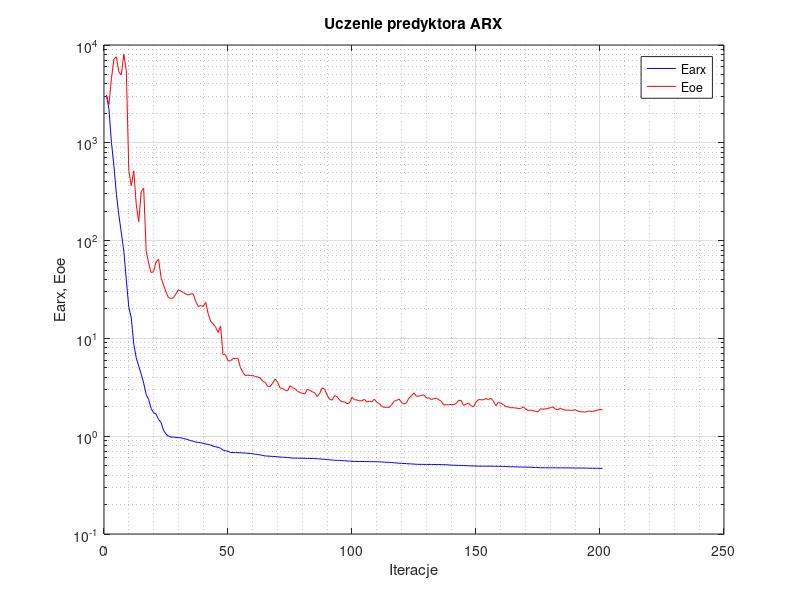
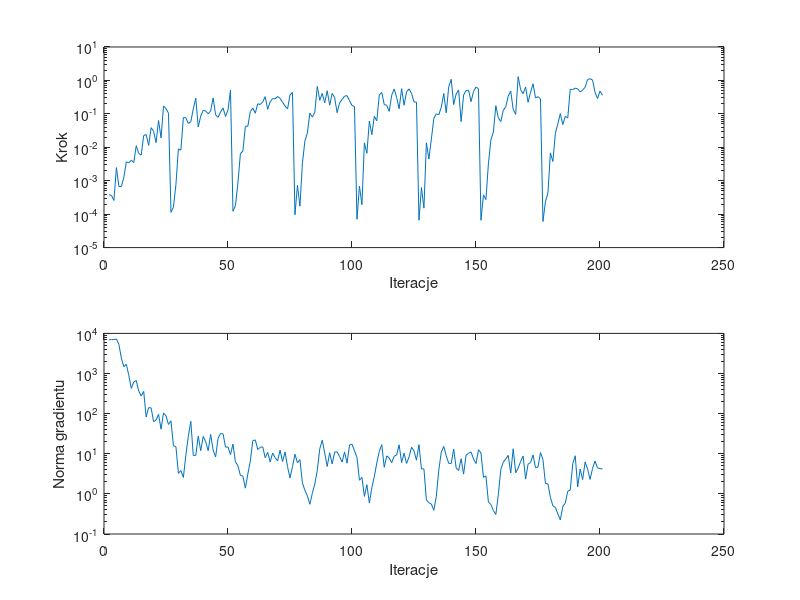

Here is the MATLAB script that generated these plots, in order:
%uczenie predyktora arx
clear all;
n=0; farx(n+1)=3.076908e+003; foe(n+1)=3.019440e+003; wspucz(n+1)=0.000000e+000; ng(n+1)=0.000000e+000;
%odnowa zmiennej metryki
n=1; farx(n+1)=2.205734e+003; foe(n+1)=2.466753e+003; krok(n+1)=3.812868e-004; ng(n+1)=6.908623e+003;
n=2; farx(n+1)=1.008416e+003; foe(n+1)=4.561571e+003; krok(n+1)=3.643336e-004; ng(n+1)=7.050665e+003;
n=3; farx(n+1)=5.800947e+002; foe(n+1)=7.186301e+003; krok(n+1)=2.563847e-004; ng(n+1)=7.009827e+003;
n=4; farx(n+1)=2.981785e+002; foe(n+1)=7.576384e+003; krok(n+1)=2.464960e-003; ng(n+1)=7.251791e+003;
n=5; farx(n+1)=1.812135e+002; foe(n+1)=5.252974e+003; krok(n+1)=6.767654e-004; ng(n+1)=5.322001e+003;
n=6; farx(n+1)=1.194881e+002; foe(n+1)=4.954181e+003; krok(n+1)=6.710424e-004; ng(n+1)=2.422277e+003;
n=7; farx(n+1)=7.757500e+001; foe(n+1)=8.049607e+003; krok(n+1)=1.259664e-003; ng(n+1)=1.477800e+003;
n=8; farx(n+1)=3.970420e+001; foe(n+1)=5.456761e+003; krok(n+1)=3.683227e-003; ng(n+1)=1.693185e+003;
n=9; farx(n+1)=2.082568e+001; foe(n+1)=5.201406e+002; krok(n+1)=3.416397e-003; ng(n+1)=9.003658e+002;
n=10; farx(n+1)=1.623085e+001; foe(n+1)=3.641134e+002; krok(n+1)=4.126056e-003; ng(n+1)=4.260739e+002;
n=11; farx(n+1)=8.733473e+000; foe(n+1)=5.164517e+002; krok(n+1)=3.500453e-003; ng(n+1)=6.138894e+002;
n=12; farx(n+1)=6.343117e+000; foe(n+1)=2.350780e+002; krok(n+1)=1.111520e-002; ng(n+1)=6.687518e+002;
n=13; farx(n+1)=5.208668e+000; foe(n+1)=1.560680e+002; krok(n+1)=6.543079e-003; ng(n+1)=3.653114e+002;
n=14; farx(n+1)=4.320849e+000; foe(n+1)=3.170272e+002; krok(n+1)=5.829556e-003; ng(n+1)=2.755056e+002;
n=15; farx(n+1)=3.496793e+000; foe(n+1)=3.441876e+002; krok(n+1)=2.243330e-002; ng(n+1)=3.593601e+002;
n=16; farx(n+1)=2.671325e+000; foe(n+1)=7.885671e+001; krok(n+1)=2.407667e-002; ng(n+1)=8.289067e+001;
n=17; farx(n+1)=2.372142e+000; foe(n+1)=5.905319e+001; krok(n+1)=1.142218e-002; ng(n+1)=1.410866e+002;
n=18; farx(n+1)=1.920708e+000; foe(n+1)=4.708866e+001; krok(n+1)=3.863769e-002; ng(n+1)=1.390223e+002;
n=19; farx(n+1)=1.737036e+000; foe(n+1)=4.808062e+001; krok(n+1)=2.992730e-002; ng(n+1)=6.256381e+001;
n=20; farx(n+1)=1.686412e+000; foe(n+1)=6.074910e+001; krok(n+1)=1.382426e-002; ng(n+1)=6.936632e+001;
n=21; farx(n+1)=1.484616e+000; foe(n+1)=6.447642e+001; krok(n+1)=6.301521e-002; ng(n+1)=9.580018e+001;
n=22; farx(n+1)=1.385470e+000; foe(n+1)=4.202456e+001; krok(n+1)=1.909176e-002; ng(n+1)=4.101335e+001;
n=23; farx(n+1)=1.148734e+000; foe(n+1)=3.500066e+001; krok(n+1)=1.722157e-001; ng(n+1)=1.042483e+002;
n=24; farx(n+1)=1.052633e+000; foe(n+1)=2.986523e+001; krok(n+1)=1.428513e-001; ng(n+1)=8.862244e+001;
n=25; farx(n+1)=9.965590e-001; foe(n+1)=2.608798e+001; krok(n+1)=1.047220e-001; ng(n+1)=5.376225e+001;
%odnowa zmiennej metryki
n=26; farx(n+1)=9.801173e-001; foe(n+1)=2.568710e+001; krok(n+1)=1.133097e-004; ng(n+1)=6.585128e+001;
n=27; farx(n+1)=9.784890e-001; foe(n+1)=2.596417e+001; krok(n+1)=1.627609e-004; ng(n+1)=1.590475e+001;
n=28; farx(n+1)=9.718887e-001; foe(n+1)=2.848927e+001; krok(n+1)=7.663457e-004; ng(n+1)=1.506603e+001;
n=29; farx(n+1)=9.677551e-001; foe(n+1)=3.125275e+001; krok(n+1)=8.956895e-003; ng(n+1)=3.240954e+000;
n=30; farx(n+1)=9.632045e-001; foe(n+1)=3.051356e+001; krok(n+1)=8.213360e-003; ng(n+1)=3.834876e+000;
n=31; farx(n+1)=9.465137e-001; foe(n+1)=2.951640e+001; krok(n+1)=7.727538e-002; ng(n+1)=2.562786e+000;
n=32; farx(n+1)=9.361665e-001; foe(n+1)=2.837793e+001; krok(n+1)=7.644254e-002; ng(n+1)=9.178613e+000;
n=33; farx(n+1)=9.190438e-001; foe(n+1)=2.777151e+001; krok(n+1)=5.160128e-002; ng(n+1)=2.705837e+001;
n=34; farx(n+1)=8.983677e-001; foe(n+1)=2.852384e+001; krok(n+1)=5.851700e-002; ng(n+1)=6.435855e+001;
n=35; farx(n+1)=8.889377e-001; foe(n+1)=2.846328e+001; krok(n+1)=1.400181e-001; ng(n+1)=9.061165e+000;
n=36; farx(n+1)=8.699371e-001; foe(n+1)=2.383498e+001; krok(n+1)=2.951161e-001; ng(n+1)=9.101032e+000;
n=37; farx(n+1)=8.636689e-001; foe(n+1)=2.113901e+001; krok(n+1)=4.050274e-002; ng(n+1)=2.741052e+001;
n=38; farx(n+1)=8.588867e-001; foe(n+1)=2.166165e+001; krok(n+1)=8.569436e-002; ng(n+1)=1.195364e+001;
n=39; farx(n+1)=8.455587e-001; foe(n+1)=2.121319e+001; krok(n+1)=1.269085e-001; ng(n+1)=2.713703e+001;
n=40; farx(n+1)=8.311219e-001; foe(n+1)=2.340308e+001; krok(n+1)=1.221956e-001; ng(n+1)=1.998099e+001;
n=41; farx(n+1)=8.232878e-001; foe(n+1)=1.785045e+001; krok(n+1)=1.000780e-001; ng(n+1)=1.193926e+001;
n=42; farx(n+1)=8.123161e-001; foe(n+1)=1.501434e+001; krok(n+1)=1.214811e-001; ng(n+1)=3.030984e+001;
n=43; farx(n+1)=7.902218e-001; foe(n+1)=1.408116e+001; krok(n+1)=2.994154e-001; ng(n+1)=1.236214e+001;
n=44; farx(n+1)=7.801650e-001; foe(n+1)=1.304834e+001; krok(n+1)=9.358032e-002; ng(n+1)=8.292654e+000;
n=45; farx(n+1)=7.699404e-001; foe(n+1)=1.151752e+001; krok(n+1)=7.866273e-002; ng(n+1)=2.434957e+001;
n=46; farx(n+1)=7.535868e-001; foe(n+1)=1.338563e+001; krok(n+1)=1.134226e-001; ng(n+1)=3.200522e+001;
n=47; farx(n+1)=7.210321e-001; foe(n+1)=6.845733e+000; krok(n+1)=1.504830e-001; ng(n+1)=3.138262e+001;
n=48; farx(n+1)=7.118136e-001; foe(n+1)=6.803606e+000; krok(n+1)=8.343059e-002; ng(n+1)=1.458289e+001;
n=49; farx(n+1)=7.000845e-001; foe(n+1)=5.901713e+000; krok(n+1)=1.300904e-001; ng(n+1)=1.480366e+001;
n=50; farx(n+1)=6.819726e-001; foe(n+1)=5.890731e+000; krok(n+1)=5.076342e-001; ng(n+1)=9.522308e+000;
%odnowa zmiennej metryki
n=51; farx(n+1)=6.803571e-001; foe(n+1)=6.224655e+000; krok(n+1)=1.218919e-004; ng(n+1)=1.740597e+001;
n=52; farx(n+1)=6.801133e-001; foe(n+1)=6.227357e+000; krok(n+1)=1.803354e-004; ng(n+1)=6.293495e+000;
n=53; farx(n+1)=6.788704e-001; foe(n+1)=6.280035e+000; krok(n+1)=8.566255e-004; ng(n+1)=4.988093e+000;
n=54; farx(n+1)=6.771292e-001; foe(n+1)=5.040708e+000; krok(n+1)=6.425309e-003; ng(n+1)=2.893459e+000;
n=55; farx(n+1)=6.748999e-001; foe(n+1)=4.493416e+000; krok(n+1)=7.760194e-003; ng(n+1)=2.774055e+000;
n=56; farx(n+1)=6.711699e-001; foe(n+1)=4.166900e+000; krok(n+1)=4.215364e-002; ng(n+1)=1.387787e+000;
n=57; farx(n+1)=6.683179e-001; foe(n+1)=4.218156e+000; krok(n+1)=4.285764e-002; ng(n+1)=3.125284e+000;
n=58; farx(n+1)=6.653280e-001; foe(n+1)=4.149758e+000; krok(n+1)=1.171506e-001; ng(n+1)=6.617226e+000;
n=59; farx(n+1)=6.596240e-001; foe(n+1)=4.177185e+000; krok(n+1)=1.490721e-001; ng(n+1)=2.118279e+001;
n=60; farx(n+1)=6.539105e-001; foe(n+1)=4.076015e+000; krok(n+1)=1.044009e-001; ng(n+1)=2.214850e+001;
n=61; farx(n+1)=6.495330e-001; foe(n+1)=4.034266e+000; krok(n+1)=2.002215e-001; ng(n+1)=1.281101e+001;
n=62; farx(n+1)=6.435340e-001; foe(n+1)=3.933000e+000; krok(n+1)=1.903039e-001; ng(n+1)=1.443214e+001;
n=63; farx(n+1)=6.356126e-001; foe(n+1)=3.654951e+000; krok(n+1)=2.272257e-001; ng(n+1)=1.481867e+001;
n=64; farx(n+1)=6.282096e-001; foe(n+1)=3.555259e+000; krok(n+1)=3.268918e-001; ng(n+1)=7.957991e+000;
n=65; farx(n+1)=6.267599e-001; foe(n+1)=3.236082e+000; krok(n+1)=1.362955e-001; ng(n+1)=1.086808e+001;
n=66; farx(n+1)=6.243769e-001; foe(n+1)=3.222892e+000; krok(n+1)=2.301336e-001; ng(n+1)=6.226446e+000;
n=67; farx(n+1)=6.213280e-001; foe(n+1)=3.488428e+000; krok(n+1)=2.862909e-001; ng(n+1)=1.040692e+001;
n=68; farx(n+1)=6.198621e-001; foe(n+1)=3.842810e+000; krok(n+1)=2.818076e-001; ng(n+1)=8.024347e+000;
n=69; farx(n+1)=6.164094e-001; foe(n+1)=3.569973e+000; krok(n+1)=3.307424e-001; ng(n+1)=6.633674e+000;
n=70; farx(n+1)=6.121261e-001; foe(n+1)=3.122313e+000; krok(n+1)=2.920744e-001; ng(n+1)=1.230867e+001;
n=71; farx(n+1)=6.101972e-001; foe(n+1)=3.071886e+000; krok(n+1)=2.223238e-001; ng(n+1)=6.425044e+000;
n=72; farx(n+1)=6.078769e-001; foe(n+1)=2.959459e+000; krok(n+1)=1.717868e-001; ng(n+1)=1.110921e+001;
n=73; farx(n+1)=6.053573e-001; foe(n+1)=2.910796e+000; krok(n+1)=1.399123e-001; ng(n+1)=4.794345e+000;
n=74; farx(n+1)=6.021001e-001; foe(n+1)=3.285127e+000; krok(n+1)=3.655097e-001; ng(n+1)=2.491434e+000;
n=75; farx(n+1)=5.975441e-001; foe(n+1)=3.129634e+000; krok(n+1)=4.385923e-001; ng(n+1)=4.765225e+000;
%odnowa zmiennej metryki
n=76; farx(n+1)=5.971241e-001; foe(n+1)=3.064939e+000; krok(n+1)=9.579321e-005; ng(n+1)=9.739123e+000;
n=77; farx(n+1)=5.959749e-001; foe(n+1)=2.883625e+000; krok(n+1)=7.315478e-004; ng(n+1)=5.993240e+000;
n=78; farx(n+1)=5.956689e-001; foe(n+1)=2.800975e+000; krok(n+1)=1.733806e-004; ng(n+1)=7.175837e+000;
n=79; farx(n+1)=5.952336e-001; foe(n+1)=2.748141e+000; krok(n+1)=3.303815e-003; ng(n+1)=1.883314e+000;
n=80; farx(n+1)=5.944977e-001; foe(n+1)=2.704595e+000; krok(n+1)=1.526430e-002; ng(n+1)=1.231760e+000;
n=81; farx(n+1)=5.936678e-001; foe(n+1)=3.029443e+000; krok(n+1)=2.691279e-002; ng(n+1)=8.935011e-001;
n=82; farx(n+1)=5.927302e-001; foe(n+1)=2.932917e+000; krok(n+1)=1.047148e-001; ng(n+1)=5.511922e-001;
n=83; farx(n+1)=5.918251e-001; foe(n+1)=2.851248e+000; krok(n+1)=8.005809e-002; ng(n+1)=1.031076e+000;
n=84; farx(n+1)=5.907503e-001; foe(n+1)=2.773374e+000; krok(n+1)=1.111619e-001; ng(n+1)=1.759581e+000;
n=85; farx(n+1)=5.875688e-001; foe(n+1)=2.549172e+000; krok(n+1)=6.614848e-001; ng(n+1)=3.834954e+000;
n=86; farx(n+1)=5.854167e-001; foe(n+1)=2.747935e+000; krok(n+1)=2.538306e-001; ng(n+1)=1.332506e+001;
n=87; farx(n+1)=5.820813e-001; foe(n+1)=3.123159e+000; krok(n+1)=4.083285e-001; ng(n+1)=2.172416e+001;
n=88; farx(n+1)=5.804380e-001; foe(n+1)=3.014551e+000; krok(n+1)=2.137961e-001; ng(n+1)=1.039246e+001;
n=89; farx(n+1)=5.779502e-001; foe(n+1)=2.626869e+000; krok(n+1)=4.909897e-001; ng(n+1)=4.820659e+000;
n=90; farx(n+1)=5.736395e-001; foe(n+1)=2.377929e+000; krok(n+1)=1.817918e-001; ng(n+1)=1.058968e+001;
n=91; farx(n+1)=5.708209e-001; foe(n+1)=2.339463e+000; krok(n+1)=4.077731e-001; ng(n+1)=5.583388e+000;
n=92; farx(n+1)=5.677269e-001; foe(n+1)=2.602920e+000; krok(n+1)=3.056660e-001; ng(n+1)=1.102918e+001;
n=93; farx(n+1)=5.665865e-001; foe(n+1)=2.530794e+000; krok(n+1)=1.084302e-001; ng(n+1)=1.110627e+001;
n=94; farx(n+1)=5.654269e-001; foe(n+1)=2.346453e+000; krok(n+1)=2.137961e-001; ng(n+1)=8.519674e+000;
n=95; farx(n+1)=5.631558e-001; foe(n+1)=2.245329e+000; krok(n+1)=2.695720e-001; ng(n+1)=6.188156e+000;
n=96; farx(n+1)=5.611117e-001; foe(n+1)=2.247985e+000; krok(n+1)=3.380830e-001; ng(n+1)=1.110470e+001;
n=97; farx(n+1)=5.589125e-001; foe(n+1)=2.154795e+000; krok(n+1)=3.505976e-001; ng(n+1)=5.831690e+000;
n=98; farx(n+1)=5.564482e-001; foe(n+1)=2.184255e+000; krok(n+1)=2.483631e-001; ng(n+1)=1.660453e+001;
n=99; farx(n+1)=5.539928e-001; foe(n+1)=2.501434e+000; krok(n+1)=1.778431e-001; ng(n+1)=1.726085e+001;
n=100; farx(n+1)=5.519089e-001; foe(n+1)=2.360093e+000; krok(n+1)=1.653712e-001; ng(n+1)=1.184100e+001;
%odnowa zmiennej metryki
n=101; farx(n+1)=5.517053e-001; foe(n+1)=2.348027e+000; krok(n+1)=7.035223e-005; ng(n+1)=8.156040e+000;
n=102; farx(n+1)=5.515859e-001; foe(n+1)=2.295859e+000; krok(n+1)=6.946998e-004; ng(n+1)=2.183795e+000;
n=103; farx(n+1)=5.515435e-001; foe(n+1)=2.304976e+000; krok(n+1)=1.915864e-004; ng(n+1)=2.583031e+000;
n=104; farx(n+1)=5.511612e-001; foe(n+1)=2.384831e+000; krok(n+1)=1.355378e-002; ng(n+1)=8.672399e-001;
n=105; farx(n+1)=5.503614e-001; foe(n+1)=2.228453e+000; krok(n+1)=6.607631e-003; ng(n+1)=1.694820e+000;
n=106; farx(n+1)=5.498977e-001; foe(n+1)=2.287226e+000; krok(n+1)=6.105720e-002; ng(n+1)=5.890457e-001;
n=107; farx(n+1)=5.495160e-001; foe(n+1)=2.248977e+000; krok(n+1)=2.392360e-002; ng(n+1)=1.429331e+000;
n=108; farx(n+1)=5.489269e-001; foe(n+1)=2.392976e+000; krok(n+1)=8.430727e-002; ng(n+1)=2.707569e+000;
n=109; farx(n+1)=5.482917e-001; foe(n+1)=2.217228e+000; krok(n+1)=6.189726e-002; ng(n+1)=5.893848e+000;
n=110; farx(n+1)=5.468083e-001; foe(n+1)=2.163272e+000; krok(n+1)=3.691454e-001; ng(n+1)=1.140562e+001;
n=111; farx(n+1)=5.444435e-001; foe(n+1)=2.015102e+000; krok(n+1)=4.364225e-001; ng(n+1)=1.690086e+001;
n=112; farx(n+1)=5.427193e-001; foe(n+1)=1.970389e+000; krok(n+1)=1.892883e-001; ng(n+1)=4.576748e+000;
n=113; farx(n+1)=5.412562e-001; foe(n+1)=1.981456e+000; krok(n+1)=1.817918e-001; ng(n+1)=8.869188e+000;
n=114; farx(n+1)=5.401836e-001; foe(n+1)=1.971900e+000; krok(n+1)=1.185480e-001; ng(n+1)=7.856312e+000;
n=115; farx(n+1)=5.377958e-001; foe(n+1)=2.100668e+000; krok(n+1)=3.607244e-001; ng(n+1)=6.003482e+000;
n=116; farx(n+1)=5.348689e-001; foe(n+1)=2.281802e+000; krok(n+1)=5.535078e-001; ng(n+1)=8.674106e+000;
n=117; farx(n+1)=5.320114e-001; foe(n+1)=2.324666e+000; krok(n+1)=3.101349e-001; ng(n+1)=9.319400e+000;
n=118; farx(n+1)=5.296260e-001; foe(n+1)=2.398149e+000; krok(n+1)=1.420059e-001; ng(n+1)=1.674084e+001;
n=119; farx(n+1)=5.271806e-001; foe(n+1)=2.204829e+000; krok(n+1)=5.673929e-001; ng(n+1)=6.004777e+000;
n=120; farx(n+1)=5.260078e-001; foe(n+1)=2.137808e+000; krok(n+1)=1.817918e-001; ng(n+1)=1.032601e+001;
n=121; farx(n+1)=5.237784e-001; foe(n+1)=2.204144e+000; krok(n+1)=4.556164e-001; ng(n+1)=5.740044e+000;
n=122; farx(n+1)=5.220878e-001; foe(n+1)=2.465769e+000; krok(n+1)=5.570755e-001; ng(n+1)=8.344105e+000;
n=123; farx(n+1)=5.205073e-001; foe(n+1)=2.597398e+000; krok(n+1)=4.089939e-001; ng(n+1)=1.450574e+001;
n=124; farx(n+1)=5.183177e-001; foe(n+1)=2.765454e+000; krok(n+1)=2.268451e-001; ng(n+1)=1.183209e+001;
n=125; farx(n+1)=5.165018e-001; foe(n+1)=2.560768e+000; krok(n+1)=2.230612e-001; ng(n+1)=6.897009e+000;
%odnowa zmiennej metryki
n=126; farx(n+1)=5.156426e-001; foe(n+1)=2.569818e+000; krok(n+1)=6.564208e-005; ng(n+1)=1.693010e+001;
n=127; farx(n+1)=5.150825e-001; foe(n+1)=2.610893e+000; krok(n+1)=6.254538e-004; ng(n+1)=4.163481e+000;
n=128; farx(n+1)=5.149944e-001; foe(n+1)=2.648381e+000; krok(n+1)=1.512160e-004; ng(n+1)=4.201288e+000;
n=129; farx(n+1)=5.147464e-001; foe(n+1)=2.453481e+000; krok(n+1)=1.360047e-002; ng(n+1)=7.035080e-001;
n=130; farx(n+1)=5.146946e-001; foe(n+1)=2.469138e+000; krok(n+1)=4.445667e-003; ng(n+1)=6.038246e-001;
n=131; farx(n+1)=5.144587e-001; foe(n+1)=2.364387e+000; krok(n+1)=1.771116e-002; ng(n+1)=5.562095e-001;
n=132; farx(n+1)=5.141143e-001; foe(n+1)=2.425458e+000; krok(n+1)=7.326360e-002; ng(n+1)=3.907408e-001;
n=133; farx(n+1)=5.136068e-001; foe(n+1)=2.443179e+000; krok(n+1)=1.000852e-001; ng(n+1)=8.649086e-001;
n=134; farx(n+1)=5.130095e-001; foe(n+1)=2.361801e+000; krok(n+1)=9.363811e-002; ng(n+1)=3.951973e+000;
n=135; farx(n+1)=5.125328e-001; foe(n+1)=2.279455e+000; krok(n+1)=1.585191e-001; ng(n+1)=1.105051e+001;
n=136; farx(n+1)=5.114423e-001; foe(n+1)=2.084816e+000; krok(n+1)=4.079802e-001; ng(n+1)=1.528347e+001;
n=137; farx(n+1)=5.106047e-001; foe(n+1)=2.097645e+000; krok(n+1)=1.077557e-001; ng(n+1)=8.880008e+000;
n=138; farx(n+1)=5.087558e-001; foe(n+1)=2.101144e+000; krok(n+1)=6.446279e-001; ng(n+1)=5.772749e+000;
n=139; farx(n+1)=5.061290e-001; foe(n+1)=2.114581e+000; krok(n+1)=1.080767e+000; ng(n+1)=5.721251e+000;
n=140; farx(n+1)=5.052928e-001; foe(n+1)=2.102939e+000; krok(n+1)=1.895930e-001; ng(n+1)=1.311023e+001;
n=141; farx(n+1)=5.042088e-001; foe(n+1)=2.163579e+000; krok(n+1)=3.923690e-001; ng(n+1)=4.418572e+000;
n=142; farx(n+1)=5.029574e-001; foe(n+1)=2.331654e+000; krok(n+1)=5.191100e-001; ng(n+1)=3.834946e+000;
n=143; farx(n+1)=5.024735e-001; foe(n+1)=2.311279e+000; krok(n+1)=5.873647e-002; ng(n+1)=7.517074e+000;
n=144; farx(n+1)=5.013591e-001; foe(n+1)=2.065175e+000; krok(n+1)=3.655097e-001; ng(n+1)=3.112343e+000;
n=145; farx(n+1)=5.000340e-001; foe(n+1)=2.124715e+000; krok(n+1)=4.980566e-001; ng(n+1)=9.317435e+000;
n=146; farx(n+1)=4.986876e-001; foe(n+1)=2.180363e+000; krok(n+1)=5.086203e-001; ng(n+1)=1.023576e+001;
n=147; farx(n+1)=4.975489e-001; foe(n+1)=2.052119e+000; krok(n+1)=2.317569e-001; ng(n+1)=1.111187e+001;
n=148; farx(n+1)=4.963465e-001; foe(n+1)=1.990665e+000; krok(n+1)=4.635137e-001; ng(n+1)=7.415366e+000;
n=149; farx(n+1)=4.953043e-001; foe(n+1)=2.228301e+000; krok(n+1)=6.371584e-001; ng(n+1)=5.697825e+000;
n=150; farx(n+1)=4.941682e-001; foe(n+1)=2.369827e+000; krok(n+1)=5.596492e-001; ng(n+1)=1.262489e+001;
%odnowa zmiennej metryki
n=151; farx(n+1)=4.938674e-001; foe(n+1)=2.355170e+000; krok(n+1)=6.565217e-005; ng(n+1)=1.047279e+001;
n=152; farx(n+1)=4.937674e-001; foe(n+1)=2.358496e+000; krok(n+1)=3.764443e-004; ng(n+1)=2.580521e+000;
n=153; farx(n+1)=4.936791e-001; foe(n+1)=2.425850e+000; krok(n+1)=2.734728e-004; ng(n+1)=2.812672e+000;
n=154; farx(n+1)=4.936268e-001; foe(n+1)=2.363095e+000; krok(n+1)=3.195265e-003; ng(n+1)=6.283795e-001;
n=155; farx(n+1)=4.934572e-001; foe(n+1)=2.446237e+000; krok(n+1)=1.680437e-002; ng(n+1)=5.441194e-001;
n=156; farx(n+1)=4.932620e-001; foe(n+1)=2.290637e+000; krok(n+1)=2.865473e-002; ng(n+1)=3.864409e-001;
n=157; farx(n+1)=4.927895e-001; foe(n+1)=2.049658e+000; krok(n+1)=1.752988e-001; ng(n+1)=3.067370e-001;
n=158; farx(n+1)=4.920971e-001; foe(n+1)=2.218105e+000; krok(n+1)=7.581460e-002; ng(n+1)=9.484247e-001;
n=159; farx(n+1)=4.917940e-001; foe(n+1)=2.177451e+000; krok(n+1)=5.857529e-002; ng(n+1)=4.074504e+000;
n=160; farx(n+1)=4.910899e-001; foe(n+1)=2.106661e+000; krok(n+1)=1.288588e-001; ng(n+1)=6.202937e+000;
n=161; farx(n+1)=4.897065e-001; foe(n+1)=2.009558e+000; krok(n+1)=1.631115e-001; ng(n+1)=7.401745e+000;
n=162; farx(n+1)=4.884105e-001; foe(n+1)=1.994850e+000; krok(n+1)=3.372291e-001; ng(n+1)=9.119900e+000;
n=163; farx(n+1)=4.875185e-001; foe(n+1)=1.954326e+000; krok(n+1)=4.811170e-001; ng(n+1)=3.315172e+000;
n=164; farx(n+1)=4.867058e-001; foe(n+1)=1.957413e+000; krok(n+1)=1.355389e-001; ng(n+1)=1.334029e+001;
n=165; farx(n+1)=4.863924e-001; foe(n+1)=1.944517e+000; krok(n+1)=9.656284e-002; ng(n+1)=3.361489e+000;
n=166; farx(n+1)=4.847824e-001; foe(n+1)=1.924493e+000; krok(n+1)=1.295594e+000; ng(n+1)=4.395475e+000;
n=167; farx(n+1)=4.839437e-001; foe(n+1)=1.913351e+000; krok(n+1)=5.281352e-001; ng(n+1)=6.469159e+000;
n=168; farx(n+1)=4.833802e-001; foe(n+1)=2.001783e+000; krok(n+1)=4.004429e-001; ng(n+1)=8.816878e+000;
n=169; farx(n+1)=4.827470e-001; foe(n+1)=1.904378e+000; krok(n+1)=6.367965e-001; ng(n+1)=2.337647e+000;
n=170; farx(n+1)=4.822613e-001; foe(n+1)=1.832457e+000; krok(n+1)=2.211882e-001; ng(n+1)=5.510557e+000;
n=171; farx(n+1)=4.814467e-001; foe(n+1)=1.849279e+000; krok(n+1)=4.406062e-001; ng(n+1)=6.057799e+000;
n=172; farx(n+1)=4.796055e-001; foe(n+1)=1.825253e+000; krok(n+1)=7.926233e-001; ng(n+1)=9.343058e+000;
n=173; farx(n+1)=4.787354e-001; foe(n+1)=1.801301e+000; krok(n+1)=2.994846e-001; ng(n+1)=4.509860e+000;
n=174; farx(n+1)=4.772680e-001; foe(n+1)=1.779600e+000; krok(n+1)=3.282103e-001; ng(n+1)=4.638686e+000;
n=175; farx(n+1)=4.758288e-001; foe(n+1)=1.903079e+000; krok(n+1)=2.800362e-001; ng(n+1)=1.071457e+001;
%odnowa zmiennej metryki
n=176; farx(n+1)=4.756865e-001; foe(n+1)=1.887737e+000; krok(n+1)=6.025891e-005; ng(n+1)=7.144381e+000;
n=177; farx(n+1)=4.756532e-001; foe(n+1)=1.903238e+000; krok(n+1)=2.353374e-004; ng(n+1)=1.817937e+000;
n=178; farx(n+1)=4.756004e-001; foe(n+1)=1.922512e+000; krok(n+1)=4.283785e-004; ng(n+1)=1.786431e+000;
n=179; farx(n+1)=4.753954e-001; foe(n+1)=1.962236e+000; krok(n+1)=6.802533e-003; ng(n+1)=8.126090e-001;
n=180; farx(n+1)=4.753598e-001; foe(n+1)=1.993451e+000; krok(n+1)=3.763634e-003; ng(n+1)=5.048092e-001;
n=181; farx(n+1)=4.751789e-001; foe(n+1)=1.888963e+000; krok(n+1)=2.610641e-002; ng(n+1)=4.613301e-001;
n=182; farx(n+1)=4.750166e-001; foe(n+1)=1.862581e+000; krok(n+1)=5.004260e-002; ng(n+1)=3.174820e-001;
n=183; farx(n+1)=4.748268e-001; foe(n+1)=1.933016e+000; krok(n+1)=1.019950e-001; ng(n+1)=2.251568e-001;
n=184; farx(n+1)=4.747177e-001; foe(n+1)=1.883501e+000; krok(n+1)=4.785362e-002; ng(n+1)=4.866997e-001;
n=185; farx(n+1)=4.745806e-001; foe(n+1)=1.844688e+000; krok(n+1)=8.388517e-002; ng(n+1)=5.880009e-001;
n=186; farx(n+1)=4.744882e-001; foe(n+1)=1.850961e+000; krok(n+1)=7.596282e-002; ng(n+1)=1.163629e+000;
n=187; farx(n+1)=4.740428e-001; foe(n+1)=1.840703e+000; krok(n+1)=5.451818e-001; ng(n+1)=1.241707e+000;
n=188; farx(n+1)=4.735514e-001; foe(n+1)=1.842872e+000; krok(n+1)=5.271762e-001; ng(n+1)=5.579895e+000;
n=189; farx(n+1)=4.731068e-001; foe(n+1)=1.863203e+000; krok(n+1)=5.900599e-001; ng(n+1)=8.911600e+000;
n=190; farx(n+1)=4.727863e-001; foe(n+1)=1.806229e+000; krok(n+1)=5.570755e-001; ng(n+1)=1.498782e+000;
n=191; farx(n+1)=4.726025e-001; foe(n+1)=1.787261e+000; krok(n+1)=4.536903e-001; ng(n+1)=4.141720e+000;
n=192; farx(n+1)=4.722474e-001; foe(n+1)=1.768156e+000; krok(n+1)=5.134806e-001; ng(n+1)=2.273822e+000;
n=193; farx(n+1)=4.718981e-001; foe(n+1)=1.764558e+000; krok(n+1)=6.261807e-001; ng(n+1)=6.288825e+000;
n=194; farx(n+1)=4.713661e-001; foe(n+1)=1.794879e+000; krok(n+1)=1.063594e+000; ng(n+1)=4.141187e+000;
n=195; farx(n+1)=4.708885e-001; foe(n+1)=1.805613e+000; krok(n+1)=1.128562e+000; ng(n+1)=2.295304e+000;
n=196; farx(n+1)=4.703710e-001; foe(n+1)=1.780671e+000; krok(n+1)=1.023163e+000; ng(n+1)=4.320933e+000;
n=197; farx(n+1)=4.699788e-001; foe(n+1)=1.820840e+000; krok(n+1)=4.385923e-001; ng(n+1)=6.564583e+000;
n=198; farx(n+1)=4.695676e-001; foe(n+1)=1.844134e+000; krok(n+1)=2.883317e-001; ng(n+1)=4.428738e+000;
n=199; farx(n+1)=4.692588e-001; foe(n+1)=1.881062e+000; krok(n+1)=4.788369e-001; ng(n+1)=4.277545e+000;
n=200; farx(n+1)=4.687789e-001; foe(n+1)=1.848845e+000; krok(n+1)=3.601750e-001; ng(n+1)=4.210971e+000;

figure; semilogy(farx,'b'); hold on; semilogy(foe,'r'); xlabel('Iteracje'); ylabel('Earx, Eoe'); legend('Earx','Eoe'); title('Uczenie predyktora ARX');

grid on;
grid(gca, 'minor');

x0 = 10;
y0 = 10;
width = 1280;
height = 720;
set(gcf, 'position', [x0, y0, width, height]);
save_figure = true;

if save_figure
    exportgraphics(gcf, "../../images/zad2_best_neural_arx_model_training.pdf", 'ContentType', 'vector');
end


figure; subplot(2,1,1); semilogy(krok); xlabel('Iteracje'); ylabel('Krok');
subplot(2,1,2); semilogy(ng); xlabel('Iteracje'); ylabel('Norma gradientu');
Earx=farx(n+1)
Eoe=foe(n+1)
